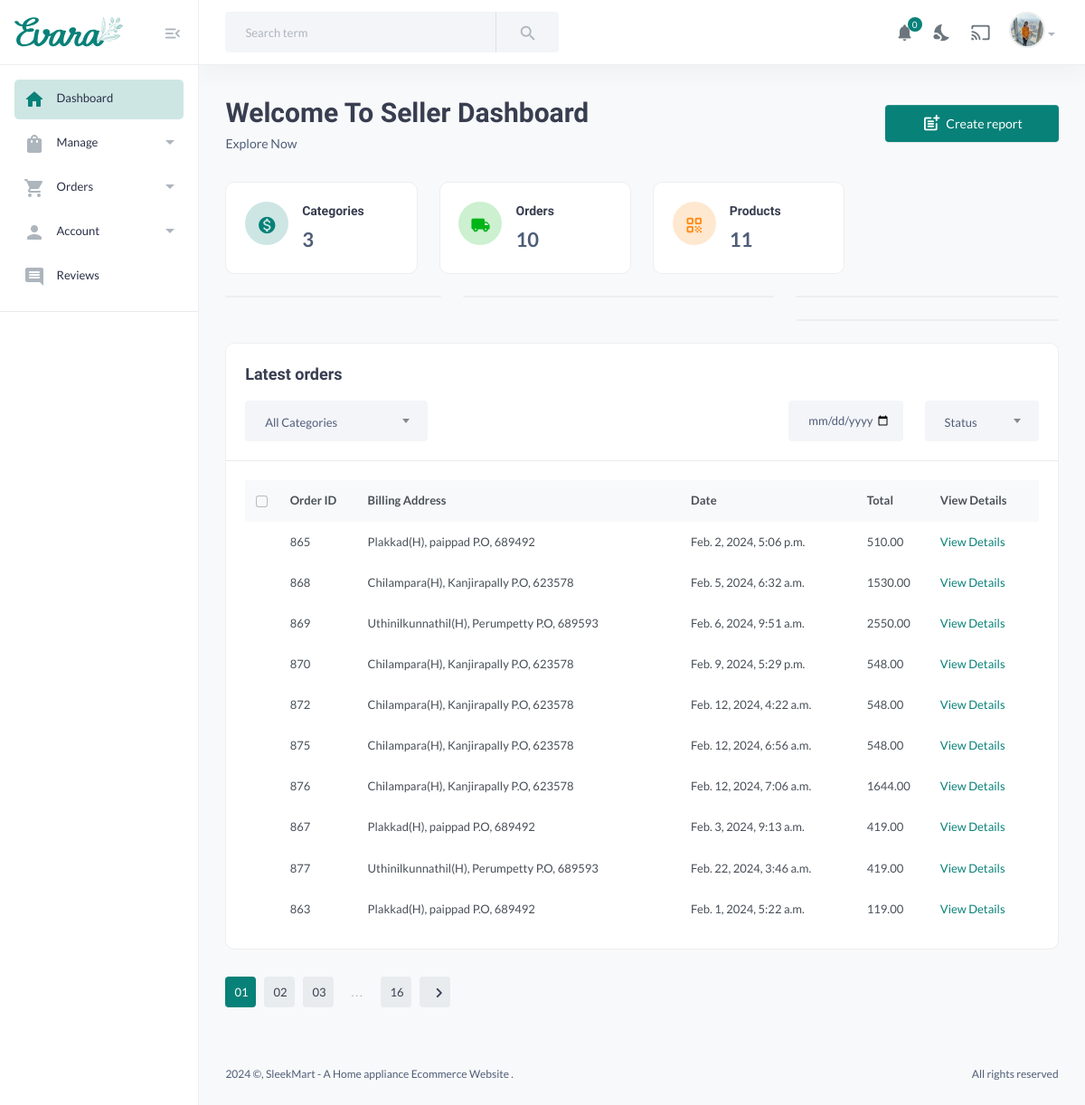
Before: /sellerindex (signed in) with the older database file.
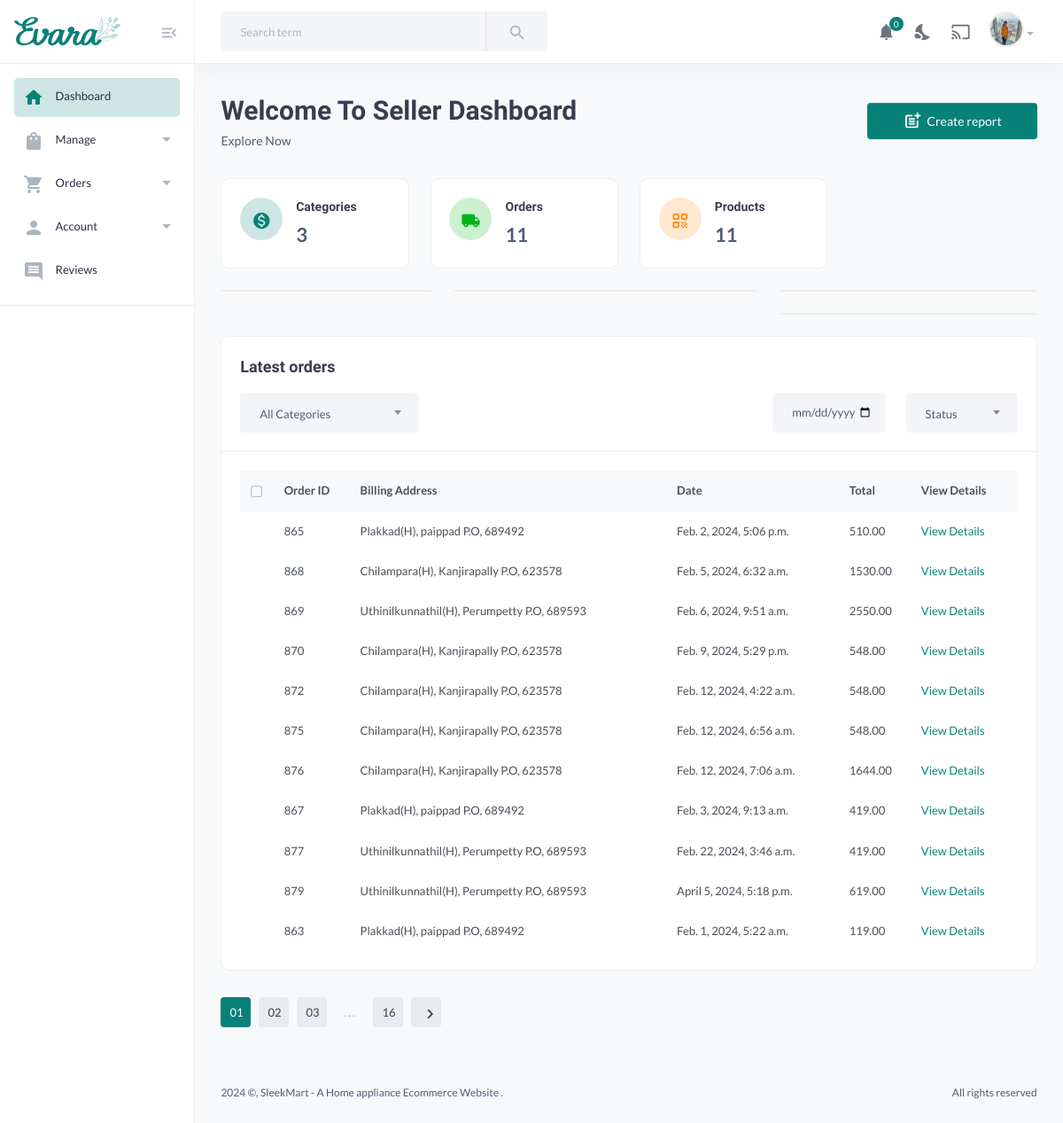
After: the same page with the newer database file.
### dashboard/models.py (models this page shows, shortened)
class OrderItem(models.Model):
    order = models.ForeignKey(Order, on_delete=models.CASCADE, default=1)
    delivery_agent = models.ForeignKey(DeliveryAgent, blank=True, null=True, on_delete=models.SET_NULL)
    qr_code = models.ImageField(upload_to='qr_codes/', blank=True, null=True)
    order_confirmed = models.BooleanField(default=False)
    order_confirmed_date = models.DateTimeField(null=True, blank=True)
    order_processed_date = models.DateTimeField(null=True, blank=True)
    order_qualitycheck_date = models.DateTimeField(null=True, blank=True)
    product_dispatched_date = models.DateTimeField(null=True, blank=True)
    delivered_date = models.DateTimeField(null=True, blank=True)
    order_processed = models.BooleanField(default=False)
    order_qualitycheck = models.BooleanField(default=False)
    product_dispatched = models.BooleanField(default=False)
    delivered = models.BooleanField(default=False)
    class OrderStatusChoices(models.TextChoices):
        PENDING = 'pending', 'Pending'
        CONFIRMED = 'confirmed', 'Confirmed'
        PROCESSED = 'processed', 'Processed'
        QUALITYCHECK = 'qualitycheck', 'QualityCheck'
        DISPATCHED = 'dispatched', 'Dispatched'
        DELIVERED = 'delivered', 'Delivered'
    order_status = models.CharField(
        max_length=20,
        choices=OrderStatusChoices.choices,
        default=OrderStatusChoices.PENDING,
    )
    class DeliveryStatusChoices(models.TextChoices):
        PENDING = 'pending', 'Pending'
        IN_TRANSIT = 'in_transit', 'In Transit'
        DELIVERED = 'delivered', 'Delivered'
    delivery_status = models.CharField(
        max_length=20,
        choices=DeliveryStatusChoices.choices,
        default=DeliveryStatusChoices.PENDING,
    )
    delivery_date = models.DateTimeField(null=True, blank=True)
    product = models.ForeignKey(Product, on_delete=models.CASCADE, default=1)
    seller = models.ForeignKey(Seller, on_delete=models.CASCADE, default=1)  # Assuming the seller is also a User
    quantity = models.PositiveIntegerField()
    price = models.DecimalField(max_digits=10, decimal_places=2, default=1)
    total_price = models.DecimalField(max_digits=10, decimal_places=2, default=1)

class Order(models.Model):
    class PaymentStatusChoices(models.TextChoices):
        PENDING = 'pending', 'Pending'
        SUCCESSFUL = 'successful', 'Successful'
        FAILED = 'failed', 'Failed'
    user = models.ForeignKey(CustomUser, on_delete=models.CASCADE, default=1)
    products = models.ManyToManyField(Product)
    total_price = models.DecimalField(max_digits=10, decimal_places=2, default=1)
    order_date = models.DateTimeField(auto_now_add=True)
    razorpay_order_id = models.CharField(max_length=255, default=1)
    payment_status = models.CharField(max_length=20, choices=PaymentStatusChoices.choices, default=PaymentStatusChoices.PENDING)

class CustomUser(AbstractBaseUser, PermissionsMixin):
    USER_ROLES = (
        ('customer', 'Customer'),
        ('seller', 'Seller'),
        ('admin', 'Admin'),
        ('delivery_agent', 'Delivery Agent'),
    )
    email = models.EmailField(unique=True)
    name = models.CharField(max_length=100,null=True, blank=True)
    mobile = models.CharField(max_length=15, blank=True, null=True)
    profile_pic = models.ImageField(upload_to='profile_pics/', blank=True, null=True)
    address = models.TextField(blank=True, null=True)
    is_active = models.BooleanField(default=True)
    is_staff = models.BooleanField(default=False)
    date_joined = models.DateTimeField(default=timezone.now)
    role = models.CharField(max_length=15, choices=USER_ROLES, blank=True, null=True,default='customer')
    objects = CustomUserManager()
    USERNAME_FIELD = 'email'
    REQUIRED_FIELDS = ['name']

### dashboard/views.py (the view, shortened to what this page needs)
# urls.py: path('sellerindex',  views.sellerindex, name='sellerindex'),
@login_required
def sellerindex(request):
    categories = Category.objects.filter(status=False)
    category_count = categories.count()
    seller = Seller.objects.get(user=request.user)
    orders = Order.objects.all()
    order_count = Order.objects.filter(orderitem__seller=seller, payment_status=Order.PaymentStatusChoices.SUCCESSFUL).count()
    print(seller)
    product_count = Product.objects.filter(seller=seller, status=False).count()
    user = request.user
    notifications = Notification.objects.filter(recipient=user)
    unread_notifications_count = request.user.notification_set.filter(is_read=False).count()
    confirmed_orders = OrderItem.objects.filter(
        product__seller=seller,
        order__payment_status=Order.PaymentStatusChoices.SUCCESSFUL
    ).distinct
    print(confirmed_orders)
    context = {'unread_notifications_count': unread_notifications_count, 'notifications': notifications, 'category_count': category_count, 'product_count': product_count,'confirmed_orders': confirmed_orders,'order_count':order_count,'orders':orders}
    return render(request, 'Seller/sellerindex.html', context)

### dashboard/models.py (called while the page is built)
    def __str__(self):
        return self.business_name

### templates/Seller/sellerindex.html (shortened to what the changed rows need)
{% load static %}
<!DOCTYPE HTML>
<html lang="en">
<head>
    <link href="{% static 'assets/css/main.css' %}" rel="stylesheet" type="text/css" />
</head>
<body>
    <main class="main-wrap">
        <section class="content-main">
            <div class="content-header">
                <div>
                    <h2 class="content-title card-title">Welcome To Seller Dashboard </h2>
                </div>
            </div>
            <div class="row">
                <div class="col-lg-3">
                    <div class="card card-body mb-4">
                        <article class="icontext">
                            <div class="text">
                                <h6 class="mb-1 card-title">Orders</h6>
                                <span>
                                    {{ order_count }}
                                </span>
                            </div>
                        </article>
                    </div>
                </div>
            </div>
            <div class="card mb-4">
                <div class="card-body">
                    <div class="table-responsive">
                        <div class="table-responsive">
                            <table class="table align-middle table-nowrap mb-0">
                                <thead class="table-light">
                                    <tr>
                                        <th scope="col" class="text-center">
                                            <div class="form-check align-middle">
                                                <input class="form-check-input" type="checkbox" id="transactionCheck01">
                                            </div>
                                        </th>
                                        <th class="align-middle" scope="col">Order ID</th>
                                        <th class="align-middle" scope="col">Billing Address</th>
                                        <th class="align-middle" scope="col">Date</th>
                                        <th class="align-middle" scope="col">Total</th>
                                        <th class="align-middle" scope="col">View Details</th>
                                    </tr>
                                </thead>
                                {% for order in confirmed_orders %}
                                <tr>
                                    <td></td>
                                    <td class="align-middle">{{ order.id }}</td>
                                    <td class="align-middle">{{ order.order.user.address }}</td>
                                    <td class="align-middle">{{ order.order.order_date }}</td>
                                    <td class="align-middle">{{ order.total_price }}</td>
                                    <td class="align-middle">
                                        <a href="{% url 'order_itemdetails' order.order.id %}">View Details</a>
                                    </td>
                                </tr>
                            {% endfor %}
                            </table>
                        </div>
                    </div>
                </div>
            </div>
        </section>
    </main>
</body>
</html>

Changed rows visible on the page:
added OrderItem: id "879", order.user.address "Uthinilkunnathil(H), Perumpetty P.O, 689593", order.order_date "April 5, 2024, 5:18 p.m.", total_price "619.00"
Other visible differences:
{{ order_count }}: "10" → "11"
